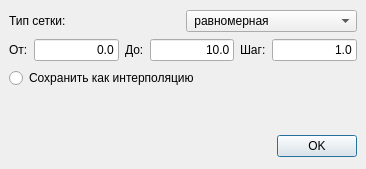
<?xml version="1.0" encoding="UTF-8"?>
<ui version="4.0">
 <class>SaveDialog</class>
 <widget class="QMainWindow" name="SaveDialog">
  <property name="geometry">
   <rect>
    <x>0</x>
    <y>0</y>
    <width>366</width>
    <height>169</height>
   </rect>
  </property>
  <property name="windowTitle">
   <string>MainWindow</string>
  </property>
  <widget class="QWidget" name="centralwidget">
   <layout class="QVBoxLayout" name="verticalLayout">
    <item>
     <layout class="QHBoxLayout" name="horizontalLayout_2">
      <item>
       <widget class="QLabel" name="label">
        <property name="text">
         <string>Тип сетки:</string>
        </property>
       </widget>
      </item>
      <item>
       <widget class="QComboBox" name="tabMode">
        <item>
         <property name="text">
          <string> равномерная</string>
         </property>
        </item>
       </widget>
      </item>
     </layout>
    </item>
    <item>
     <layout class="QHBoxLayout" name="horizontalLayout_3">
      <item>
       <widget class="QLabel" name="label_2">
        <property name="text">
         <string>От:</string>
        </property>
       </widget>
      </item>
      <item>
       <widget class="QLineEdit" name="fromField">
        <property name="inputMethodHints">
         <set>Qt::ImhFormattedNumbersOnly</set>
        </property>
        <property name="text">
         <string>0.0</string>
        </property>
        <property name="alignment">
         <set>Qt::AlignRight|Qt::AlignTrailing|Qt::AlignVCenter</set>
        </property>
       </widget>
      </item>
      <item>
       <widget class="QLabel" name="label_3">
        <property name="text">
         <string>До:</string>
        </property>
       </widget>
      </item>
      <item>
       <widget class="QLineEdit" name="toField">
        <property name="inputMethodHints">
         <set>Qt::ImhDigitsOnly|Qt::ImhFormattedNumbersOnly</set>
        </property>
        <property name="text">
         <string>10.0</string>
        </property>
        <property name="alignment">
         <set>Qt::AlignRight|Qt::AlignTrailing|Qt::AlignVCenter</set>
        </property>
       </widget>
      </item>
      <item>
       <widget class="QLabel" name="label_4">
        <property name="text">
         <string>Шаг:</string>
        </property>
       </widget>
      </item>
      <item>
       <widget class="QLineEdit" name="stepField">
        <property name="inputMethodHints">
         <set>Qt::ImhFormattedNumbersOnly</set>
        </property>
        <property name="text">
         <string>1.0</string>
        </property>
        <property name="alignment">
         <set>Qt::AlignRight|Qt::AlignTrailing|Qt::AlignVCenter</set>
        </property>
       </widget>
      </item>
     </layout>
    </item>
    <item>
     <widget class="QRadioButton" name="saveInterpolation">
      <property name="text">
       <string>Сохранить как интерполяцию</string>
      </property>
     </widget>
    </item>
    <item>
     <spacer name="verticalSpacer">
      <property name="orientation">
       <enum>Qt::Vertical</enum>
      </property>
      <property name="sizeType">
       <enum>QSizePolicy::Preferred</enum>
      </property>
      <property name="sizeHint" stdset="0">
       <size>
        <width>20</width>
        <height>40</height>
       </size>
      </property>
     </spacer>
    </item>
    <item>
     <widget class="QDialogButtonBox" name="okDialog">
      <property name="enabled">
       <bool>true</bool>
      </property>
      <property name="orientation">
       <enum>Qt::Horizontal</enum>
      </property>
      <property name="standardButtons">
       <set>QDialogButtonBox::Ok</set>
      </property>
     </widget>
    </item>
   </layout>
  </widget>
 </widget>
 <resources/>
 <connections/>
</ui>
